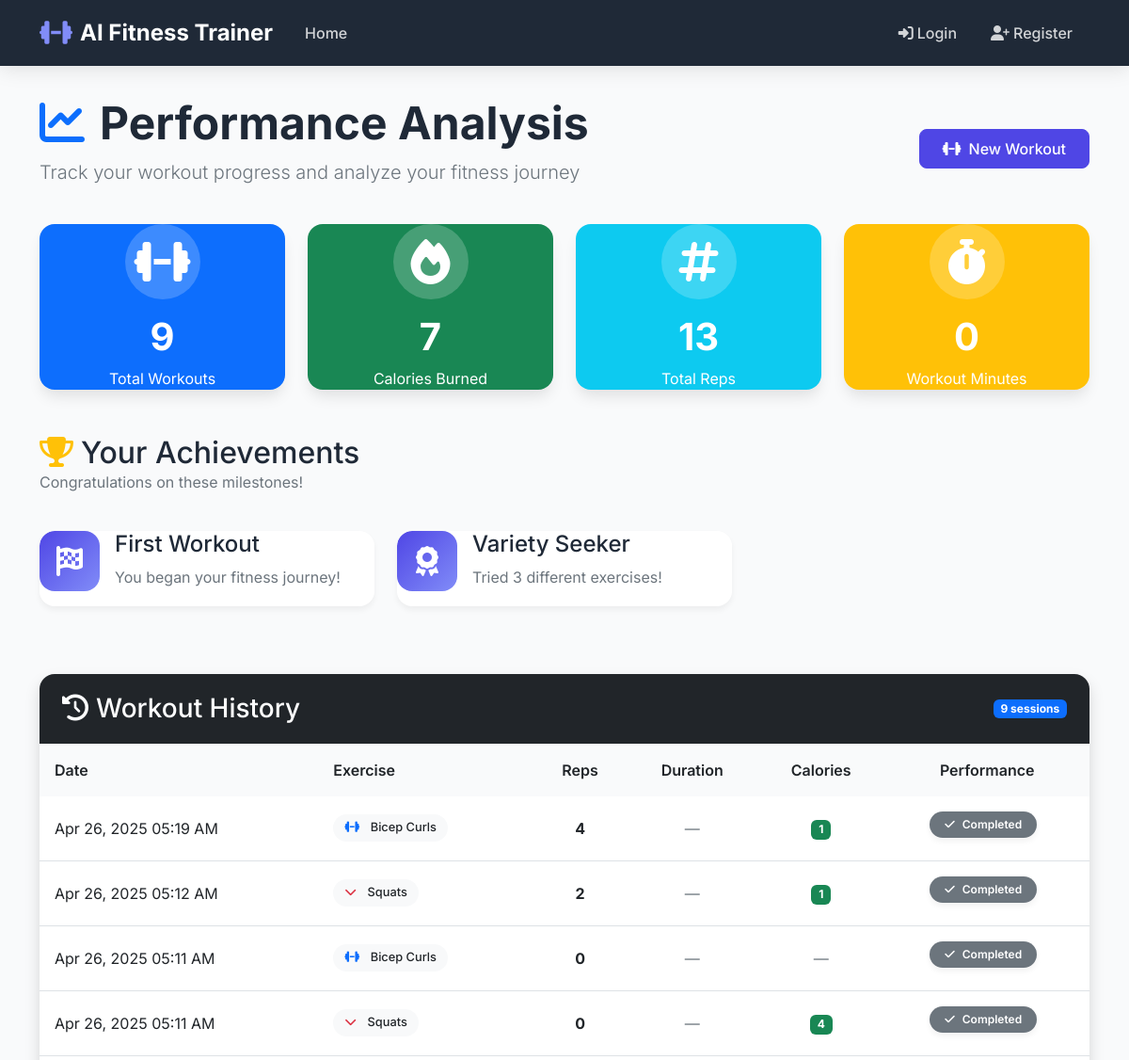
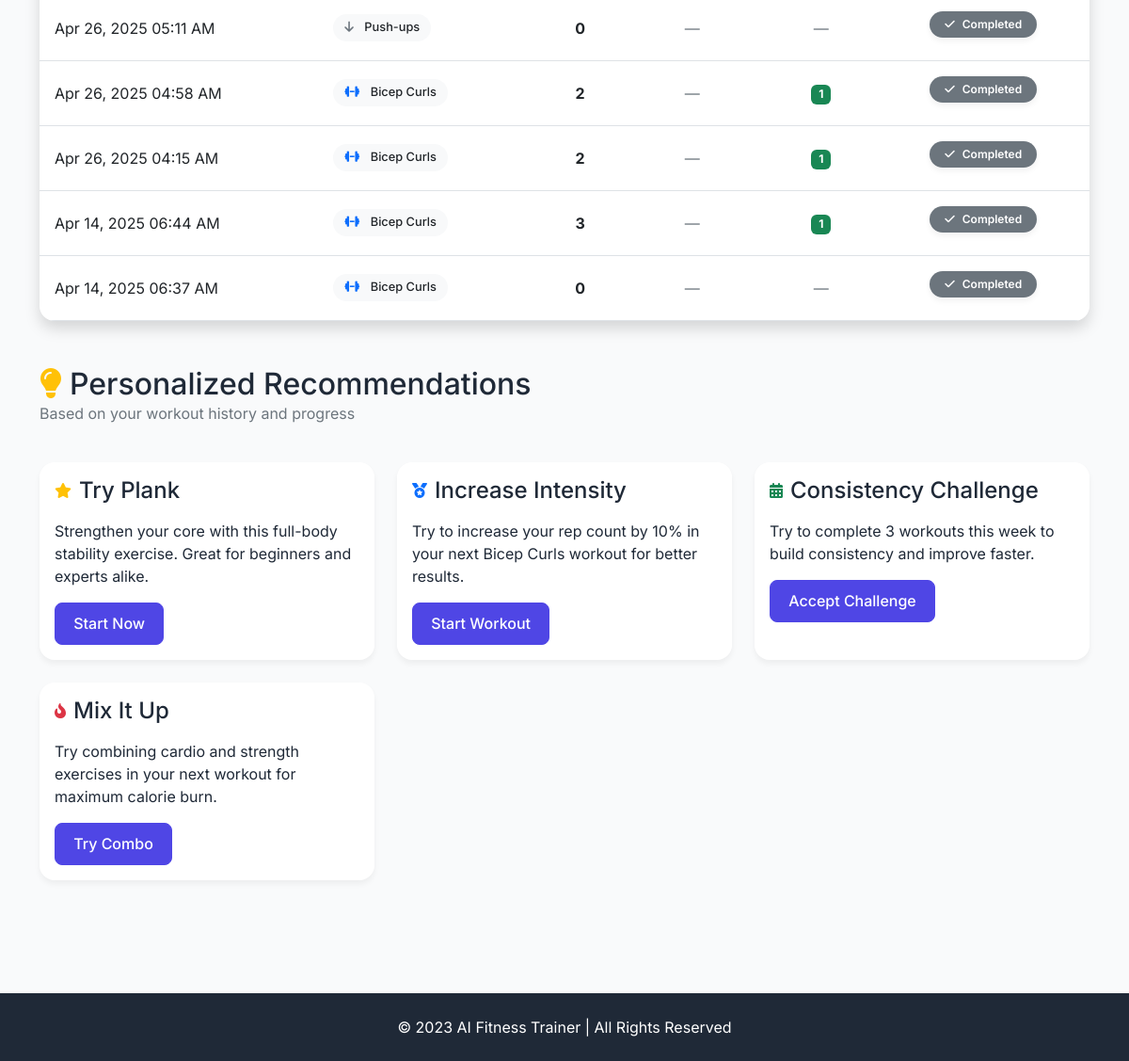
The app's page /history with its own data (2 pictures, top to bottom).
### backend/models.py (models this page shows, shortened)
class WorkoutHistory(Base):
    __tablename__ = "workout_history"
    id = Column(Integer, primary_key=True)
    user_id = Column(Integer, ForeignKey("users.id"))
    exercise_type = Column(String(64), nullable=False)
    reps_completed = Column(Integer, default=0)
    duration = Column(Float, default=0)  # in seconds
    calories_burned = Column(Float, default=0)
    feedback = Column(String(256))
    completed_at = Column(DateTime, default=datetime.utcnow)
    user = relationship("User", back_populates="workouts")

### backend/app.py (the view)
@app.route('/history')
def history():
    db_session = get_session()
    user = db_session.query(User).filter_by(username="demo").first()
    if not user:
        user = User(username="demo", email="demo@example.com")
        user.set_password("demopassword")
        db_session.add(user)
        db_session.commit()
    workouts = db_session.query(WorkoutHistory).filter_by(
        user_id=user.id
    ).order_by(WorkoutHistory.completed_at.desc()).all()
    db_session.close()
    return render_template('history.html', workouts=workouts)

### templates/history.html (shortened to what this page needs)
{% extends "base.html" %}
{% block content %}
<div class="container">
    <div class="row mb-4 fade-in">
        <div class="col-lg-8">
            <h1 class="display-5 fw-bold"><i class="fas fa-chart-line me-3 text-primary"></i>Performance Analysis</h1>
            <p class="lead text-muted">Track your workout progress and analyze your fitness journey</p>
        </div>
        <div class="col-lg-4 text-lg-end align-self-center">
            <a href="{{ url_for('index') }}" class="btn btn-primary px-4 py-2">
                <i class="fas fa-dumbbell me-2"></i>New Workout
            </a>
        </div>
    </div>
    <div class="row mb-5">
        <div class="col-md-3 mb-4 mb-md-0 fade-in" style="animation-delay: 0.1s;">
            <div class="stat-card bg-primary text-white text-center h-100">
                <div class="card-body d-flex flex-column align-items-center">
                    <div class="stat-icon">
                        <i class="fas fa-dumbbell"></i>
                    </div>
                    <h2 class="stat-value">{{ workouts|length }}</h2>
                    <p class="mb-0">Total Workouts</p>
                </div>
            </div>
        </div>
        <div class="col-md-3 mb-4 mb-md-0 fade-in" style="animation-delay: 0.2s;">
            <div class="stat-card bg-success text-white text-center h-100">
                <div class="card-body d-flex flex-column align-items-center">
                    <div class="stat-icon">
                        <i class="fas fa-fire"></i>
                    </div>
                    <h2 class="stat-value">{{ workouts|sum(attribute='calories_burned')|round|int }}</h2>
                    <p class="mb-0">Calories Burned</p>
                </div>
            </div>
        </div>
        <div class="col-md-3 mb-4 mb-md-0 fade-in" style="animation-delay: 0.3s;">
            <div class="stat-card bg-info text-white text-center h-100">
                <div class="card-body d-flex flex-column align-items-center">
                    <div class="stat-icon">
                        <i class="fas fa-hashtag"></i>
                    </div>
                    <h2 class="stat-value">{{ workouts|sum(attribute='reps_completed')|int }}</h2>
                    <p class="mb-0">Total Reps</p>
                </div>
            </div>
        </div>
        <div class="col-md-3 fade-in" style="animation-delay: 0.4s;">
            <div class="stat-card bg-warning text-white text-center h-100">
                <div class="card-body d-flex flex-column align-items-center">
                    <div class="stat-icon">
                        <i class="fas fa-stopwatch"></i>
                    </div>
                    <h2 class="stat-value">{{ (workouts|sum(attribute='duration') / 60)|round|int }}</h2>
                    <p class="mb-0">Workout Minutes</p>
                </div>
            </div>
        </div>
    </div>
    {% if workouts %}
    <div class="row mb-5 fade-in" style="animation-delay: 0.5s;">
        <div class="col-12 mb-4">
            <h2 class="mb-0"><i class="fas fa-trophy text-warning me-2"></i>Your Achievements</h2>
            <p class="text-muted">Congratulations on these milestones!</p>
        </div>
        {% set total_reps = workouts|sum(attribute='reps_completed')|int %}
        {% set total_workouts = workouts|length %}
        {% set distinct_exercises = workouts|map(attribute='exercise_type')|unique|list|length %}
        {% if total_workouts >= 1 %}
        <div class="col-md-4 mb-4">
            <div class="achievement-card">
                <div class="card-body">
                    <div class="d-flex">
                        <div class="achievement-icon me-3">
                            <i class="fas fa-flag-checkered"></i>
                        </div>
                        <div>
                            <h4>First Workout</h4>
                            <p class="mb-0 text-muted">You began your fitness journey!</p>
                        </div>
                    </div>
                </div>
            </div>
        </div>
        {% endif %}
        {% if distinct_exercises >= 3 %}
        <div class="col-md-4 mb-4">
            <div class="achievement-card">
                <div class="card-body">
                    <div class="d-flex">
                        <div class="achievement-icon me-3">
                            <i class="fas fa-award"></i>
                        </div>
                        <div>
                            <h4>Variety Seeker</h4>
                            <p class="mb-0 text-muted">Tried {{ distinct_exercises }} different exercises!</p>
                        </div>
                    </div>
                </div>
            </div>
        </div>
        {% endif %}
    </div>
    <div class="card shadow mb-5 fade-in" style="animation-delay: 0.6s;">
        <div class="card-header bg-dark text-white d-flex justify-content-between align-items-center">
            <h3 class="mb-0"><i class="fas fa-history me-2"></i>Workout History</h3>
            <span class="badge bg-primary">{{ workouts|length }} sessions</span>
        </div>
        <div class="card-body p-0">
            <div class="table-responsive">
                <table class="table table-workout mb-0">
                    <thead>
                        <tr>
                            <th>Date</th>
                            <th>Exercise</th>
                            <th class="text-center">Reps</th>
                            <th class="text-center">Duration</th>
                            <th class="text-center">Calories</th>
                            <th class="text-center">Performance</th>
                        </tr>
                    </thead>
                    <tbody>
                        {% for workout in workouts %}
                        <tr>
                            <td>{{ workout.completed_at.strftime('%b %d, %Y %I:%M %p') }}</td>
                            <td>
                                <span class="badge bg-light text-dark badge-exercise">
                                    <i class="fas {{ exercise_icons[workout.exercise_type] if workout.exercise_type in exercise_icons else 'fa-running' }} me-2"></i>
                                    {{ workout.exercise_type }}
                                </span>
                            </td>
                            <td class="text-center fw-bold">{{ workout.reps_completed }}</td>
                            <td class="text-center">
                                {% if workout.duration %}
                                    <span class="badge bg-info text-white">{{ workout.duration|round(1) }}s</span>
                                {% else %}
                                    <span class="text-muted">—</span>
                                {% endif %}
                            </td>
                            <td class="text-center">
                                {% if workout.calories_burned %}
                                    <span class="badge bg-success text-white">{{ workout.calories_burned|round|int }}</span>
                                {% else %}
                                    <span class="text-muted">—</span>
                                {% endif %}
                            </td>
                            <td class="text-center">
                                {% if workout.reps_completed > 20 or workout.duration > 60 %}
                                    <span class="badge bg-success text-white badge-performance">
                                        <i class="fas fa-star"></i>Excellent
                                    </span>
                                {% elif workout.reps_completed > 10 or workout.duration > 30 %}
                                    <span class="badge bg-primary text-white badge-performance">
                                        <i class="fas fa-thumbs-up"></i>Good
                                    </span>
                                {% else %}
                                    <span class="badge bg-secondary text-white badge-performance">
                                        <i class="fas fa-check"></i>Completed
                                    </span>
                                {% endif %}
                            </td>
                        </tr>
                        {% endfor %}
                    </tbody>
                </table>
            </div>
        </div>
    </div>
    <div class="row fade-in" style="animation-delay: 0.7s;">
        <div class="col-12 mb-4">
            <h2 class="mb-0"><i class="fas fa-lightbulb text-warning me-2"></i>Personalized Recommendations</h2>
            <p class="text-muted">Based on your workout history and progress</p>
        </div>
        {% set exercises = workouts|map(attribute='exercise_type')|list %}
        {% if 'Plank' not in exercises %}
        <div class="col-md-4 mb-4">
            <div class="card h-100 progress-card">
                <div class="card-body">
                    <div class="d-flex align-items-center mb-3">
                        <i class="fas fa-star text-warning me-2"></i>
                        <h4 class="mb-0">Try Plank</h4>
                    </div>
                    <p>Strengthen your core with this full-body stability exercise. Great for beginners and experts alike.</p>
                    <a href="{{ url_for('index') }}" class="btn btn-primary">Start Now</a>
                </div>
            </div>
        </div>
        {% endif %}
        {% if exercises|length > 1 %}
        <div class="col-md-4 mb-4">
            <div class="card h-100 progress-card">
                <div class="card-body">
                    <div class="d-flex align-items-center mb-3">
                        <i class="fas fa-medal text-primary me-2"></i>
                        <h4 class="mb-0">Increase Intensity</h4>
                    </div>
                    <p>Try to increase your rep count by 10% in your next {{ exercises[-1] }} workout for better results.</p>
                    <a href="{{ url_for('index') }}" class="btn btn-primary">Start Workout</a>
                </div>
            </div>
        </div>
        {% endif %}
        <div class="col-md-4 mb-4">
            <div class="card h-100 progress-card">
                <div class="card-body">
                    <div class="d-flex align-items-center mb-3">
                        <i class="fas fa-calendar-alt text-success me-2"></i>
                        <h4 class="mb-0">Consistency Challenge</h4>
                    </div>
                    <p>Try to complete 3 workouts this week to build consistency and improve faster.</p>
                    <a href="{{ url_for('index') }}" class="btn btn-primary">Accept Challenge</a>
                </div>
            </div>
        </div>
        <div class="col-md-4 mb-4">
            <div class="card h-100 progress-card">
                <div class="card-body">
                    <div class="d-flex align-items-center mb-3">
                        <i class="fas fa-fire-alt text-danger me-2"></i>
                        <h4 class="mb-0">Mix It Up</h4>
                    </div>
                    <p>Try combining cardio and strength exercises in your next workout for maximum calorie burn.</p>
                    <a href="{{ url_for('index') }}" class="btn btn-primary">Try Combo</a>
                </div>
            </div>
        </div>
    </div>
    {% endif %}
</div>
{% endblock %}

### templates/base.html (shortened to what this page needs)
<!DOCTYPE html>
<html lang="en">
<head>
    <link href="https://cdn.jsdelivr.net/npm/bootstrap@5.2.3/dist/css/bootstrap.min.css" rel="stylesheet">
    <link href="https://cdnjs.cloudflare.com/ajax/libs/font-awesome/6.1.1/css/all.min.css" rel="stylesheet">
</head>
<body>
    <nav class="navbar navbar-expand-lg navbar-dark">
        <div class="container">
            <a class="navbar-brand" href="{{ url_for('index') }}">
                <i class="fas fa-dumbbell me-2"></i>AI Fitness Trainer
            </a>
            <div class="collapse navbar-collapse" id="navbarNav">
                <ul class="navbar-nav me-auto">
                    <li class="nav-item">
                        <a class="nav-link {% if request.path == url_for('index') %}active{% endif %}"
                           href="{{ url_for('index') }}">Home</a>
                    </li>
                </ul>
                <ul class="navbar-nav">
                    {% if current_user.is_authenticated %}
                    <li class="nav-item">
                        <a class="nav-link {% if request.path == url_for('profile') %}active{% endif %}"
                           href="{{ url_for('profile') }}">
                            <i class="fas fa-user-circle me-1"></i>{{ current_user.username }}
                        </a>
                    </li>
                    <li class="nav-item">
                        <a class="nav-link" href="{{ url_for('logout') }}">
                            <i class="fas fa-sign-out-alt me-1"></i>Logout
                        </a>
                    </li>
                    {% else %}
                    <li class="nav-item">
                        <a class="nav-link {% if request.path == url_for('login') %}active{% endif %}"
                           href="{{ url_for('login') }}">
                            <i class="fas fa-sign-in-alt me-1"></i>Login
                        </a>
                    </li>
                    <li class="nav-item">
                        <a class="nav-link {% if request.path == url_for('register') %}active{% endif %}"
                           href="{{ url_for('register') }}">
                            <i class="fas fa-user-plus me-1"></i>Register
                        </a>
                    </li>
                    {% endif %}
                </ul>
            </div>
        </div>
    </nav>
    <div class="page-container">
        {% block content %}{% endblock %}
    </div>
    <footer class="text-center py-4">
        <div class="container">
            <p class="mb-0">&copy; 2023 AI Fitness Trainer | All Rights Reserved</p>
        </div>
    </footer>
</body>
</html>

### records on screen
WorkoutHistory: completed_at "Apr 26, 2025 05:19 AM", exercise_type "Bicep Curls", reps_completed "4", calories_burned "1", duration 0 (drawn)
WorkoutHistory: completed_at "Apr 26, 2025 05:12 AM", exercise_type "Squats", reps_completed "2", calories_burned "1", duration 0 (drawn)
WorkoutHistory: completed_at "Apr 26, 2025 05:11 AM", exercise_type "Bicep Curls", reps_completed "0", duration 0 (drawn)
WorkoutHistory: completed_at "Apr 26, 2025 05:11 AM", exercise_type "Squats", reps_completed "0", calories_burned "4", duration 0 (drawn)
WorkoutHistory: completed_at "Apr 26, 2025 05:11 AM", exercise_type "Push-ups", reps_completed "0", duration 0 (drawn)
WorkoutHistory: completed_at "Apr 26, 2025 04:58 AM", exercise_type "Bicep Curls", reps_completed "2", calories_burned "1", duration 0 (drawn)
WorkoutHistory: completed_at "Apr 26, 2025 04:15 AM", exercise_type "Bicep Curls", reps_completed "2", calories_burned "1", duration 0 (drawn)
WorkoutHistory: completed_at "Apr 14, 2025 06:44 AM", exercise_type "Bicep Curls", reps_completed "3", calories_burned "1", duration 0 (drawn)
WorkoutHistory: completed_at "Apr 14, 2025 06:37 AM", exercise_type "Bicep Curls", reps_completed "0", duration 0 (drawn)

### other values on screen
{{ workouts|length }} "9"
{{ workouts|sum(attribute='calories_burned')|round|int }} "7"
{{ workouts|sum(attribute='reps_completed')|int }} "13"
{{ (workouts|sum(attribute='duration') / 60)|round|int }} "0"
{{ distinct_exercises }} "3"
